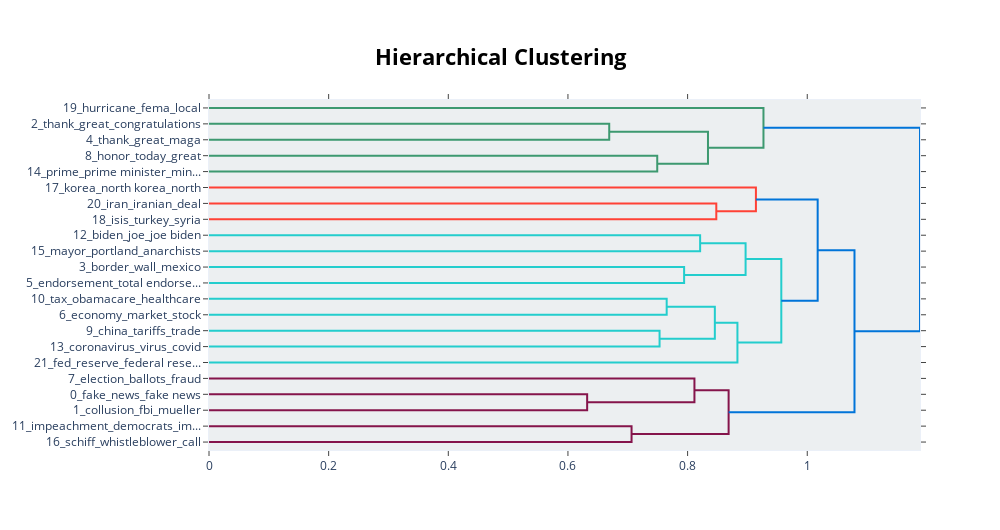

The code cell stored with this chart in its notebook:
### Code cell
topic_model.visualize_hierarchy()

### Figure 1 — Plotly figure (JSON) as saved in the notebook; plotly's stock layout.template omitted (floating-point values rounded to 4 significant figures)
{"data": [{"hoverinfo": "text", "marker": {"color": "rgb(61,153,112)"}, "mode": "lines", "type": "scatter", "x": [0, 0.669, 0.669, 0], "xaxis": "x", "y": [-15, -15, -25, -25], "yaxis": "y"}, {"hoverinfo": "text", "marker": {"color": "rgb(61,153,112)"}, "mode": "lines", "type": "scatter", "x": [0, 0.7493, 0.7493, 0], "xaxis": "x", "y": [-35, -35, -45, -45], "yaxis": "y"}, {"hoverinfo": "text", "marker": {"color": "rgb(61,153,112)"}, "mode": "lines", "type": "scatter", "x": [0.669, 0.8341, 0.8341, 0.7493], "xaxis": "x", "y": [-20, -20, -40, -40], "yaxis": "y"}, {"hoverinfo": "text", "marker": {"color": "rgb(61,153,112)"}, "mode": "lines", "type": "scatter", "x": [0, 0.9268, 0.9268, 0.8341], "xaxis": "x", "y": [-5, -5, -30, -30], "yaxis": "y"}, {"hoverinfo": "text", "marker": {"color": "rgb(255,65,54)"}, "mode": "lines", "type": "scatter", "x": [0, 0.848, 0.848, 0], "xaxis": "x", "y": [-65, -65, -75, -75], "yaxis": "y"}, {"hoverinfo": "text", "marker": {"color": "rgb(255,65,54)"}, "mode": "lines", "type": "scatter", "x": [0, 0.9142, 0.9142, 0.848], "xaxis": "x", "y": [-55, -55, -70, -70], "yaxis": "y"}, {"hoverinfo": "text", "marker": {"color": "rgb(35,205,205)"}, "mode": "lines", "type": "scatter", "x": [0, 0.821, 0.821, 0], "xaxis": "x", "y": [-85, -85, -95, -95], "yaxis": "y"}, {"hoverinfo": "text", "marker": {"color": "rgb(35,205,205)"}, "mode": "lines", "type": "scatter", "x": [0, 0.7942, 0.7942, 0], "xaxis": "x", "y": [-105, -105, -115, -115], "yaxis": "y"}, {"hoverinfo": "text", "marker": {"color": "rgb(35,205,205)"}, "mode": "lines", "type": "scatter", "x": [0.821, 0.8969, 0.8969, 0.7942], "xaxis": "x", "y": [-90, -90, -110, -110], "yaxis": "y"}, {"hoverinfo": "text", "marker": {"color": "rgb(35,205,205)"}, "mode": "lines", "type": "scatter", "x": [0, 0.765, 0.765, 0], "xaxis": "x", "y": [-125, -125, -135, -135], "yaxis": "y"}, {"hoverinfo": "text", "marker": {"color": "rgb(35,205,205)"}, "mode": "lines", "type": "scatter", "x": [0, 0.7531, 0.7531, 0], "xaxis": "x", "y": [-145, -145, -155, -155], "yaxis": "y"}, {"hoverinfo": "text", "marker": {"color": "rgb(35,205,205)"}, "mode": "lines", "type": "scatter", "x": [0.765, 0.8455, 0.8455, 0.7531], "xaxis": "x", "y": [-130, -130, -150, -150], "yaxis": "y"}, {"hoverinfo": "text", "marker": {"color": "rgb(35,205,205)"}, "mode": "lines", "type": "scatter", "x": [0.8455, 0.8833, 0.8833, 0], "xaxis": "x", "y": [-140, -140, -165, -165], "yaxis": "y"}, {"hoverinfo": "text", "marker": {"color": "rgb(35,205,205)"}, "mode": "lines", "type": "scatter", "x": [0.8969, 0.9566, 0.9566, 0.8833], "xaxis": "x", "y": [-100, -100, -152.5, -152.5], "yaxis": "y"}, {"hoverinfo": "text", "marker": {"color": "rgb(0,116,217)"}, "mode": "lines", "type": "scatter", "x": [0.9142, 1.017, 1.017, 0.9566], "xaxis": "x", "y": [-62.5, -62.5, -126.2, -126.2], "yaxis": "y"}, {"hoverinfo": "text", "marker": {"color": "rgb(133,20,75)"}, "mode": "lines", "type": "scatter", "x": [0, 0.6321, 0.6321, 0], "xaxis": "x", "y": [-185, -185, -195, -195], "yaxis": "y"}, {"hoverinfo": "text", "marker": {"color": "rgb(133,20,75)"}, "mode": "lines", "type": "scatter", "x": [0, 0.8114, 0.8114, 0.6321], "xaxis": "x", "y": [-175, -175, -190, -190], "yaxis": "y"}, {"hoverinfo": "text", "marker": {"color": "rgb(133,20,75)"}, "mode": "lines", "type": "scatter", "x": [0, 0.7063, 0.7063, 0], "xaxis": "x", "y": [-205, -205, -215, -215], "yaxis": "y"}, {"hoverinfo": "text", "marker": {"color": "rgb(133,20,75)"}, "mode": "lines", "type": "scatter", "x": [0.8114, 0.8686, 0.8686, 0.7063], "xaxis": "x", "y": [-182.5, -182.5, -210, -210], "yaxis": "y"}, {"hoverinfo": "text", "marker": {"color": "rgb(0,116,217)"}, "mode": "lines", "type": "scatter", "x": [1.017, 1.079, 1.079, 0.8686], "xaxis": "x", "y": [-94.38, -94.38, -196.2, -196.2], "yaxis": "y"}, {"hoverinfo": "text", "marker": {"color": "rgb(0,116,217)"}, "mode": "lines", "type": "scatter", "x": [0.9268, 1.188, 1.188, 1.079], "xaxis": "x", "y": [-17.5, -17.5, -145.3, -145.3], "yaxis": "y"}], "layout": {"autosize": false, "height": 530, "hoverlabel": {"bgcolor": "white", "font": {"family": "Rockwell", "size": 16}}, "hovermode": "closest", "plot_bgcolor": "#ECEFF1", "showlegend": false, "title": {"font": {"color": "Black", "size": 22}, "text": "<b>Hierarchical Clustering</b>", "x": 0.5, "xanchor": "center", "yanchor": "top"}, "width": 1000, "xaxis": {"mirror": "allticks", "rangemode": "tozero", "showgrid": false, "showline": true, "showticklabels": true, "ticks": "outside", "type": "linear", "zeroline": false}, "yaxis": {"mirror": "allticks", "range": [-220, 0], "rangemode": "tozero", "showgrid": false, "showline": true, "showticklabels": true, "tickmode": "array", "ticks": "outside", "ticktext": ["19_hurricane_fema_local", "2_thank_great_congratulations", "4_thank_great_maga", "8_honor_today_great", "14_prime_prime minister_min...", "17_korea_north korea_north", "20_iran_iranian_deal", "18_isis_turkey_syria", "12_biden_joe_joe biden", "15_mayor_portland_anarchists", "3_border_wall_mexico", "5_endorsement_total endorse...", "10_tax_obamacare_healthcare", "6_economy_market_stock", "9_china_tariffs_trade", "13_coronavirus_virus_covid", "21_fed_reserve_federal rese...", "7_election_ballots_fraud", "0_fake_news_fake news", "1_collusion_fbi_mueller", "11_impeachment_democrats_im...", "16_schiff_whistleblower_call"], "tickvals": [-5, -15, -25, -35, -45, -55, -65, -75, -85, -95, -105, -115, -125, -135, -145, -155, -165, -175, -185, -195, -205, -215], "type": "linear", "zeroline": false}}}
